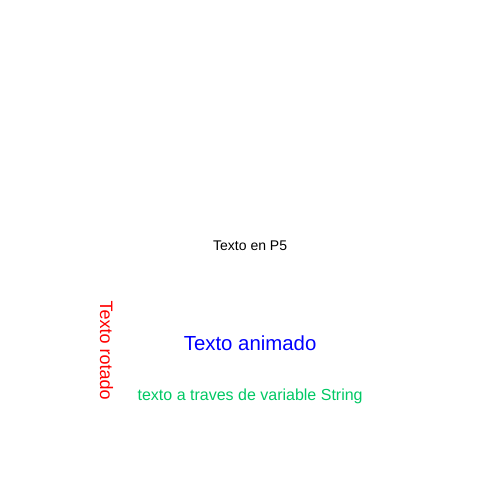
Frame 1 (no input)
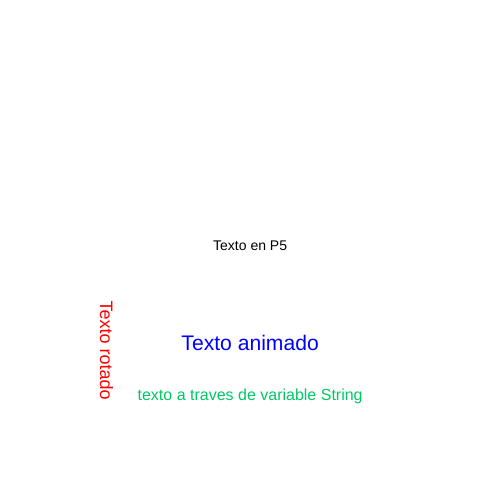
Frame 60 (no input)
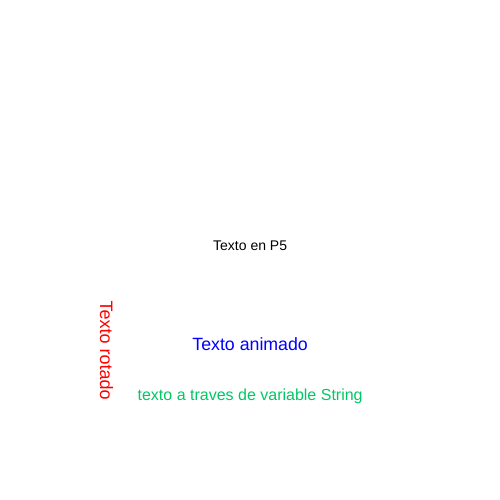
Frame 120 (the mouse pressed at the canvas centre since frame 60)

The p5.js sketch that drew these frames (run headless with seeded random() and noise() and a simulated clock; from frame 60 on, the mouse is pressed at the canvas centre):

// p5.js sketch
// ── sketch.js
function setup() {
  createCanvas(500, 500);
}

function draw() {
  background(255);
  
  //Texto basico
  textSize(14);
  fill(0);
  textAlign(CENTER);
  text("Texto en P5", width/2, height/2);
  
  //texto animado
  fill(0,0,255);
  textSize(20 + sin(frameCount * 0.05) * 8);
  text("Texto animado", width/2, height/2 + 100);
  
  //texto rotado
  push();
  translate(100, height/2+100);
  rotate(radians(90));
  textSize(18);
  fill(255,0,0);
  text("Texto rotado", 0,0);
  pop();
  
  //texto a traves de variable
  textSize(16);
  fill(0,200,100);
  let t = "texto a traves de variable String";
  text(t, width/2, height-100);
  
}
